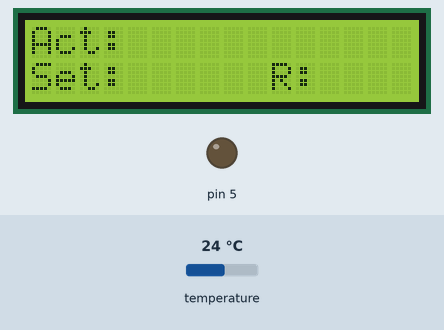
The sketch below on a simulated Arduino Uno, built with avr-gcc and run on an emulated ATmega328P. Parts: 16×2 character LCD, output pins drawn as LEDs (lit = HIGH). The inputs (shaded band) are chosen by the test bench; at power-on: temperature 24 °C.

Above: at 1.7 s.
At 2.8 s:
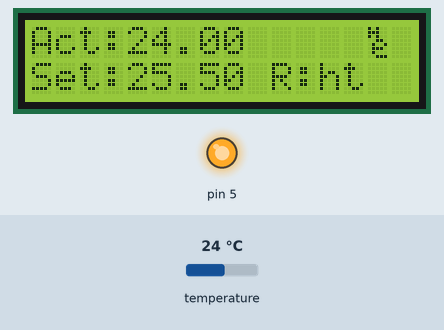
2.9 s: temperature set to 24.8 °C
At 3.7 s:
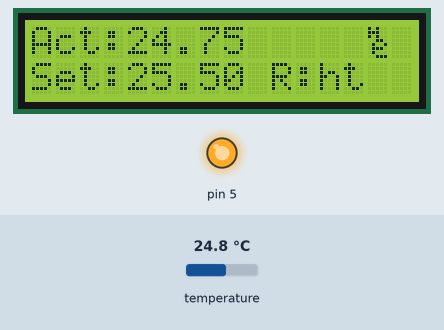
4.7 s: temperature set to 26.2 °C
At 5.6 s:
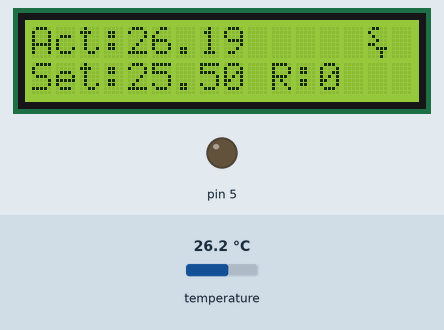
6.3 s: temperature set to 12 °C
At 7.5 s:
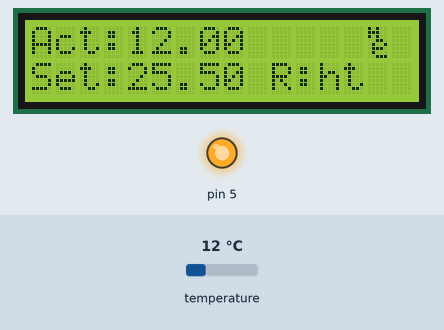
Timing chart, 0 to 9.3 s (numbered marks = the images above; inputs shaded):
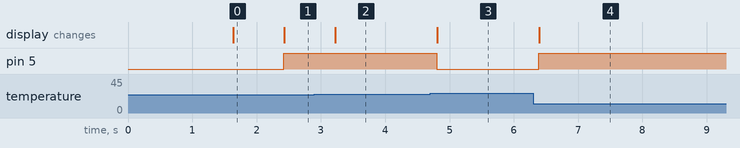

The sketch:

0.0.3.ino
```cpp
/************************************/
/*****This code is DEBUG*************/
/*****This is not a release version**/
/*****Please don't use it in release*/
/************************************/
/*****Juan Blanc***TECSCI 2019*******/
/************************************/
/**********Version 0.0.2*************/
/************************************/

/*  This program is free software: you can redistribute it and/or modify
    it under the terms of the GNU General Public License as published by
    the Free Software Foundation, either version 3 of the License, or
    (at your option) any later version.

    This program is distributed in the hope that it will be useful,
    but WITHOUT ANY WARRANTY; without even the implied warranty of
    MERCHANTABILITY or FITNESS FOR A PARTICULAR PURPOSE.  See the
    GNU General Public License for more details.

    You should have received a copy of the GNU General Public License
    along with this program.  If not, see <https://www.gnu.org/licenses/>. */
#include "peltier.h"

#include <Wire.h>
#include <LiquidCrystal_I2C.h>
#include <OneWire.h>
#include <DallasTemperature.h>

//TIME FOR DRAW!
byte UsingPID[] = {0x00,0x00,0x00,0x00,0x04,0x0E,0x1F,0x1F};
byte notUsingPID[] = {0x04,0x0E,0x15,0x15,0x04,0x0E,0x1F,0x1F};
byte bigP[] = {0x1E,0x11,0x11,0x1E,0x18,0x18,0x18,0x19};
byte bigH[] = {0x14,0x1C,0x14,0x06,0x09,0x0E,0x08,0x07};
byte steadySign[] = {0x0C,0x10,0x08,0x04,0x18,0x07,0x02,0x02};
byte microActivity[] = {0x0C,0x10,0x10,0x0C,0x02,0x05,0x07,0x05};

//Variables
float temperature_read = 0.0;

//IMPORTANT
float set_temperature = 25.5;
//END IMPORTANT


/* pin to connect the DS18B20 sensor */
const int pinDataDQ = 9;

/* Object creation of Temperature sensor and lcdScreen */

OneWire oneWireObject(pinDataDQ);  //using one wire library and the data pin
DallasTemperature sensorDS18B20(&oneWireObject); // we connect the library to the sensor
LiquidCrystal_I2C lcd(0x27,16,2); // Watch out the address of the lcd screen, could be not the same

/* The creation of the peltier library*/
peltier peltierA;

void setup() {
  /* A, B, enable, pwm */
  /* We create a peltier element */
  peltierA.createPeltier(4,7,6,5);
  /* All the requierd begins and custom character creations */
  lcd.init(); // Init LCD
    lcd.backlight(); //Backlight on
      lcd.createChar(0, bigP); //custom char 1
         lcd.createChar(1, bigH); // custom char 2
          lcd.createChar(2, UsingPID); // custom char 3
           lcd.createChar(3, steadySign); // custom char 4
            lcd.createChar(4, microActivity); // custom char 5

      sensorDS18B20.begin(); //init sensor DS18B20
     sensorDS18B20.setResolution(12);  //12 bit resolution by default, it can be reduced but not increased
  Serial.begin(9600); //default comunication
 /* end begins */

 /*First message lcd and string constants */
  lcd.setCursor(9,0);
  lcd.print("TWB 1.3");
  delay(1500);
  lcd.clear();
  lcd.setCursor(0,0);
  lcd.print("Act:");
  lcd.setCursor(0,1);
  lcd.print("Set:");
  lcd.setCursor(10,1);
  lcd.print("R:");
/* end messages and strings constants */
}
/* It only work in a "on-off" configuration */

void loop() {
  sensorDS18B20.requestTemperatures(); //request temp from sensor
  lcd.setCursor(4,0);  //put the cursor of the lcd
  lcd.print(sensorDS18B20.getTempCByIndex(0),2); //print the temperature with 2 decimal round
  lcd.setCursor(4,1); //put the cursor of the lcd
  lcd.print(set_temperature,2); //print the final temperature with 2 decimal round

 if (sensorDS18B20.getTempCByIndex(0) < set_temperature){
  peltierA.heat(1,255); //heat to the maximum
  lcd.setCursor(14,0); //put the cursor of the lcd in 14 colum, 1st row
  lcd.write(1); //write custom character number 1,bigH
  lcd.setCursor(12,1); //put the cursor of the lcd in 12 colum, 2nd row
  lcd.print("ht"); //print ht on screen
 }
 else
 {
  peltierA.powerOff(1);  //power off the lcd
  lcd.setCursor(14,0); //put the cursor of the lcd in 14 colum, 1st row
  lcd.write(3); //write custom character number 4,steadySign
  lcd.setCursor(12,1); //put the cursor of the lcd in 12 colum, 2nd row
  lcd.print("0 ");  //print 0 in pwm
 }
}
```

peltier.cpp
```cpp
 #include "peltier.h"
 #include "Arduino.h"
/*    This program is free software: you can redistribute it and/or modify
    it under the terms of the GNU General Public License as published by
    the Free Software Foundation, either version 3 of the License, or
    (at your option) any later version.

    This program is distributed in the hope that it will be useful,
    but WITHOUT ANY WARRANTY; without even the implied warranty of
    MERCHANTABILITY or FITNESS FOR A PARTICULAR PURPOSE.  See the
    GNU General Public License for more details.

    You should have received a copy of the GNU General Public License
    along with this program.  If not, see <https://www.gnu.org/licenses/>.

*/

/* We are going to use a vector to store the pins
   where the cell is connected, so if you are using multiple peltier
   cells, you can connect more without loosing program memory
*/


peltier::createPeltier(uint8_t A,uint8_t B,uint8_t E, uint8_t pwm)
  {
   vectorPin[0] = A, vectorPin[1] = B, vectorPin[2] = E, vectorPin[3] = pwm ;
  }

bool peltier::cool(bool activate, uint8_t pwmValue){
    /* SIDE A*/
    digitalWrite(vectorPin[0],LOW);
    digitalWrite(vectorPin[1],HIGH);

    /* This is Just to ensure than the PWM Value is in range
       and the enable is activated */
  if (activate == 1 || activate == true && 0>pwmValue<=255 ){
    digitalWrite(vectorPin[2],HIGH);
    analogWrite(vectorPin[3],pwmValue);
    return 1;
  }
  else{
    digitalWrite(vectorPin[2],LOW);
    return 0;
  }}

bool peltier::heat(bool activate, uint8_t pwmValue)
  {
    /* SIDE B with PWM to control the driver */
    digitalWrite(vectorPin[0],HIGH);
    digitalWrite(vectorPin[1],LOW);

    /* This is Just to ensure than the PWM Value is in range
       and the enable is activated */
    if (activate == 1 || activate == true && 0>pwmValue<=255 ){
    digitalWrite(vectorPin[2],HIGH);
    analogWrite(vectorPin[3],pwmValue);
    return 1;}
  else{
    digitalWrite(vectorPin[2],LOW);
    return 0;
  }}


bool peltier::powerOff(bool confirm)
  {
    /* Power ALL OFF */
    digitalWrite(vectorPin[0],LOW);
     digitalWrite(vectorPin[1],LOW);
     if(confirm == 1 || confirm == true)
      digitalWrite(vectorPin[2],LOW);

       analogWrite(vectorPin[3],0);
  }

void peltier::heatFast()
  {
    /* In case than you can't use PWM with drivers, you can use this function and the PWM output as watchdog */
    digitalWrite(vectorPin[0],HIGH); // SIDE A
     digitalWrite(vectorPin[1],LOW);  // SIDE A
      digitalWrite(vectorPin[2],HIGH); // ENABLE NOW
       analogWrite(vectorPin[3],255);   // MAX PWM

  }

void peltier::coolFast()
  {
  /* In case than you can't use PWM with drivers, you can use this function and the PWM output as watchdog */
   digitalWrite(vectorPin[0],LOW);  // SIDE B
    digitalWrite(vectorPin[1],HIGH); // SIDE B
     digitalWrite(vectorPin[2],HIGH); // ENABLE NOW
      analogWrite(vectorPin[3],255);   // MAX PWM

  }
```

peltier.h
```cpp
#define peltier_h

#include "Arduino.h"


/*    This program is free software: you can redistribute it and/or modify
    it under the terms of the GNU General Public License as published by
    the Free Software Foundation, either version 3 of the License, or
    (at your option) any later version.

    This program is distributed in the hope that it will be useful,
    but WITHOUT ANY WARRANTY; without even the implied warranty of
    MERCHANTABILITY or FITNESS FOR A PARTICULAR PURPOSE.  See the
    GNU General Public License for more details.

    You should have received a copy of the GNU General Public License
    along with this program.  If not, see <https://www.gnu.org/licenses/>.

*/
class peltier {

  public:
  createPeltier(uint8_t A,uint8_t B,uint8_t E, uint8_t pwm);
  void coolFast();
   void heatFast();
    bool cool(bool activate, uint8_t pwmValue);
     bool heat(bool activate, uint8_t pwmValue);
      bool powerOff(bool confirm);

  private:
    uint8_t vectorPin[6];
};
```

Measured:
- the behaviour switches between 25.4 and 25.5 °C on temperature (found by bisection; images 2 and 3)
- after the input at 2.9 s, the display: changes after 0.32 s (image 2)
- after the input at 4.7 s, pin 5: HIGH → LOW after 0.10 s; the display: changes after 0.11 s (image 3)
- after the input at 6.3 s, pin 5: LOW → HIGH after 0.09 s; the display: changes after 0.09 s (image 4)
- what the display in image 0 shows lasts 0.8 s, from 1.6 s to 2.4 s
